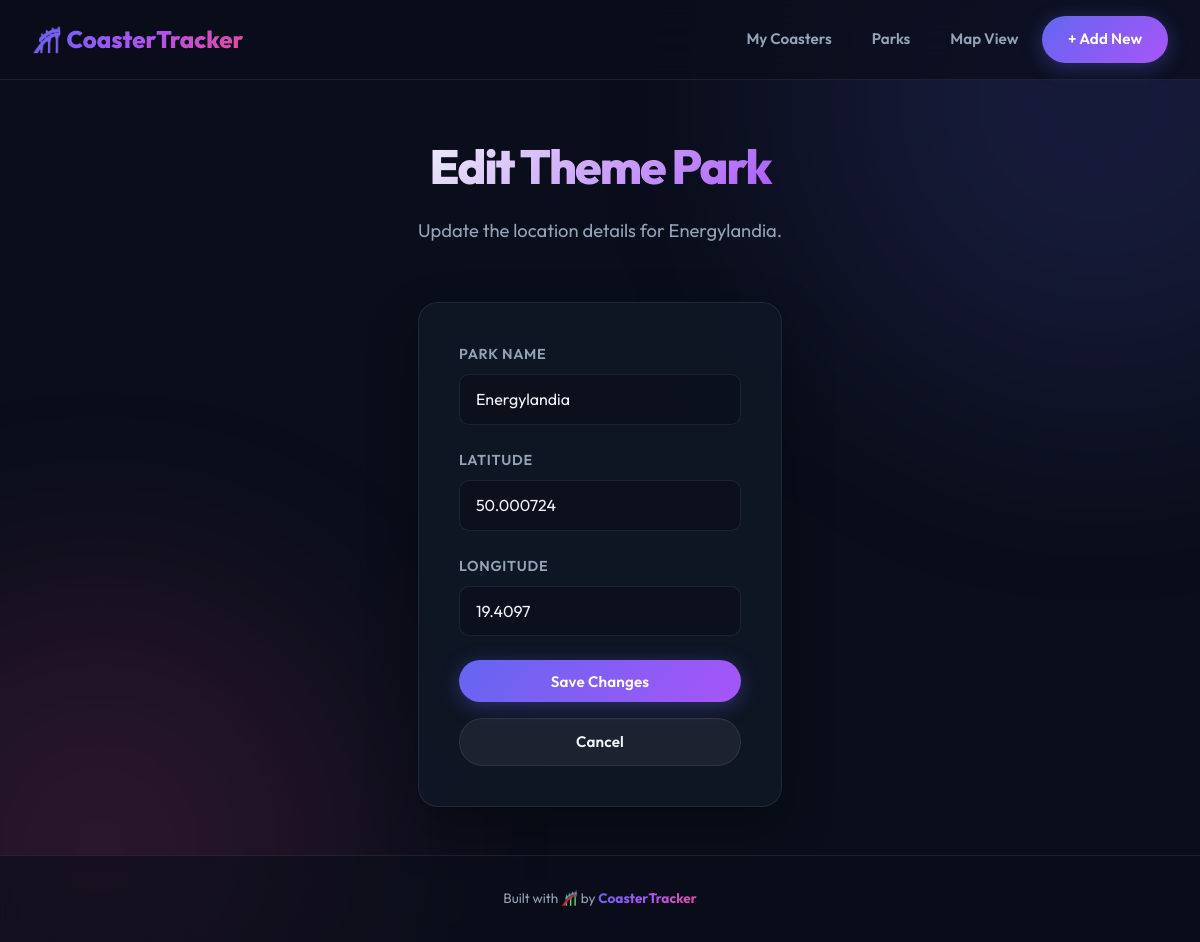
The app's page /parks/edit/1 with its own data.
### tables this page shows
CREATE TABLE parks (
                id INTEGER PRIMARY KEY AUTOINCREMENT,
                name TEXT NOT NULL UNIQUE,
                latitude REAL,
                longitude REAL
            );

### app.py (the view, shortened to what this page needs)
@app.route('/parks/edit/<int:id>', methods=('GET', 'POST'))
def park_edit(id):
    conn = get_db_connection()
    park = conn.execute('SELECT * FROM parks WHERE id = ?', (id,)).fetchone()
    conn.close()
    return render_template('park_edit.html', park=park)

### app.py (called while the page is built)
def get_db_connection():
    conn = sqlite3.connect('database.db')
    conn.row_factory = sqlite3.Row
    return conn

### templates/park_edit.html (shortened to what this page needs)
{% extends 'base.html' %}
{% block content %}
<div class="form-container">
    <header class="page-header">
        <h1>Edit Theme Park</h1>
        <p>Update the location details for {{ park.name }}.</p>
    </header>
    <form method="POST" class="coaster-form">
        <div class="form-group">
            <label for="name">Park Name</label>
            <input type="text" id="name" name="name" value="{{ park.name }}" required>
        </div>
        <div class="form-group">
            <label for="latitude">Latitude</label>
            <input type="number" id="latitude" name="latitude" step="0.000001" value="{{ park.latitude if park.latitude else '' }}">
        </div>
        <div class="form-group">
            <label for="longitude">Longitude</label>
            <input type="number" id="longitude" name="longitude" step="0.000001" value="{{ park.longitude if park.longitude else '' }}">
        </div>
        <button type="submit" class="btn btn-primary btn-block">Save Changes</button>
        <a href="{{ url_for('parks') }}" class="btn btn-secondary btn-block text-center" style="margin-top: 1rem;">Cancel</a>
    </form>
</div>
{% endblock %}

### static/style.css (style rules this page uses)
:root { --bg-color: #0a0e1a; --bg-secondary: #111827; --text-primary: #f1f5f9; --text-secondary: #94a3b8; --accent-1: #6366f1; --accent-2: #a855f7; --accent-3: #ec4899; --accent-gradient: linear-gradient(135deg, var(--accent-1), var(--accent-2), var(--accent-3)); --card-bg: rgba(17, 24, 39, 0.75); --border-color: rgba(255, 255, 255, 0.08); --glow-color: rgba(99, 102, 241, 0.4); --success: #34d399; --danger: #f87171; --warning: #fbbf24; --radius-lg: 20px; --radius-md: 14px; --radius-sm: 10px; }
* { box-sizing: border-box; margin: 0; padding: 0; }
html { scroll-behavior: smooth; }
body { font-family: 'Outfit', sans-serif; background-color: var(--bg-color); color: var(--text-primary); line-height: 1.6; min-height: 100vh; display: flex; flex-direction: column; position: relative; overflow-x: hidden; }
body::before, body::after { content: ''; position: fixed; border-radius: 50%; filter: blur(120px); opacity: 0.15; z-index: -1; animation: float 20s ease-in-out infinite; }
body::before { width: 600px; height: 600px; background: var(--accent-1); top: -200px; right: -200px; }
body::after { width: 500px; height: 500px; background: var(--accent-3); bottom: -150px; left: -150px; animation-delay: -10s; }
.btn { display: inline-block; padding: 0.7rem 1.6rem; border-radius: 9999px; font-weight: 600; text-decoration: none; cursor: pointer; transition: all 0.35s cubic-bezier(0.4, 0, 0.2, 1); border: none; font-family: inherit; font-size: 0.95rem; letter-spacing: 0.01em; }
.btn-primary { background: var(--accent-gradient); background-size: 200% 200%; color: white; box-shadow: 0 4px 20px rgba(99, 102, 241, 0.35); animation: shimmer 3s ease-in-out infinite; }
.btn-block { display: block; width: 100%; text-align: center; }
.btn-secondary { background: rgba(255, 255, 255, 0.06); color: var(--text-primary); border: 1px solid var(--border-color); box-shadow: none; }
.text-center { text-align: center; }
.page-header { text-align: center; margin-bottom: 3.5rem; }
.page-header h1 { font-size: 3rem; font-weight: 800; margin-bottom: 0.75rem; letter-spacing: -0.04em; background: linear-gradient(135deg, var(--text-primary) 0%, var(--accent-2) 100%); -webkit-background-clip: text; -webkit-text-fill-color: transparent; background-clip: text; }
.page-header p { color: var(--text-secondary); font-size: 1.15rem; max-width: 550px; margin: 0 auto; }
.form-container { max-width: 580px; margin: 0 auto; }
.coaster-form { background: var(--card-bg); border: 1px solid var(--border-color); border-radius: var(--radius-lg); padding: 2.5rem; backdrop-filter: blur(12px); box-shadow: 0 20px 50px rgba(0, 0, 0, 0.3); }
.form-group { margin-bottom: 1.5rem; }
.form-group label { display: block; margin-bottom: 0.5rem; font-weight: 600; font-size: 0.9rem; color: var(--text-secondary); text-transform: uppercase; letter-spacing: 0.05em; }
.form-group input, .form-group select { width: 100%; padding: 0.9rem 1rem; background: rgba(10, 14, 26, 0.6); border: 1px solid var(--border-color); border-radius: var(--radius-sm); color: var(--text-primary); font-family: inherit; font-size: 1rem; transition: all 0.3s ease; }
.form-group input::placeholder { color: rgba(148, 163, 184, 0.35); }

### records on screen
parks: name "Energylandia", latitude "50.000724", longitude "19.4097"
